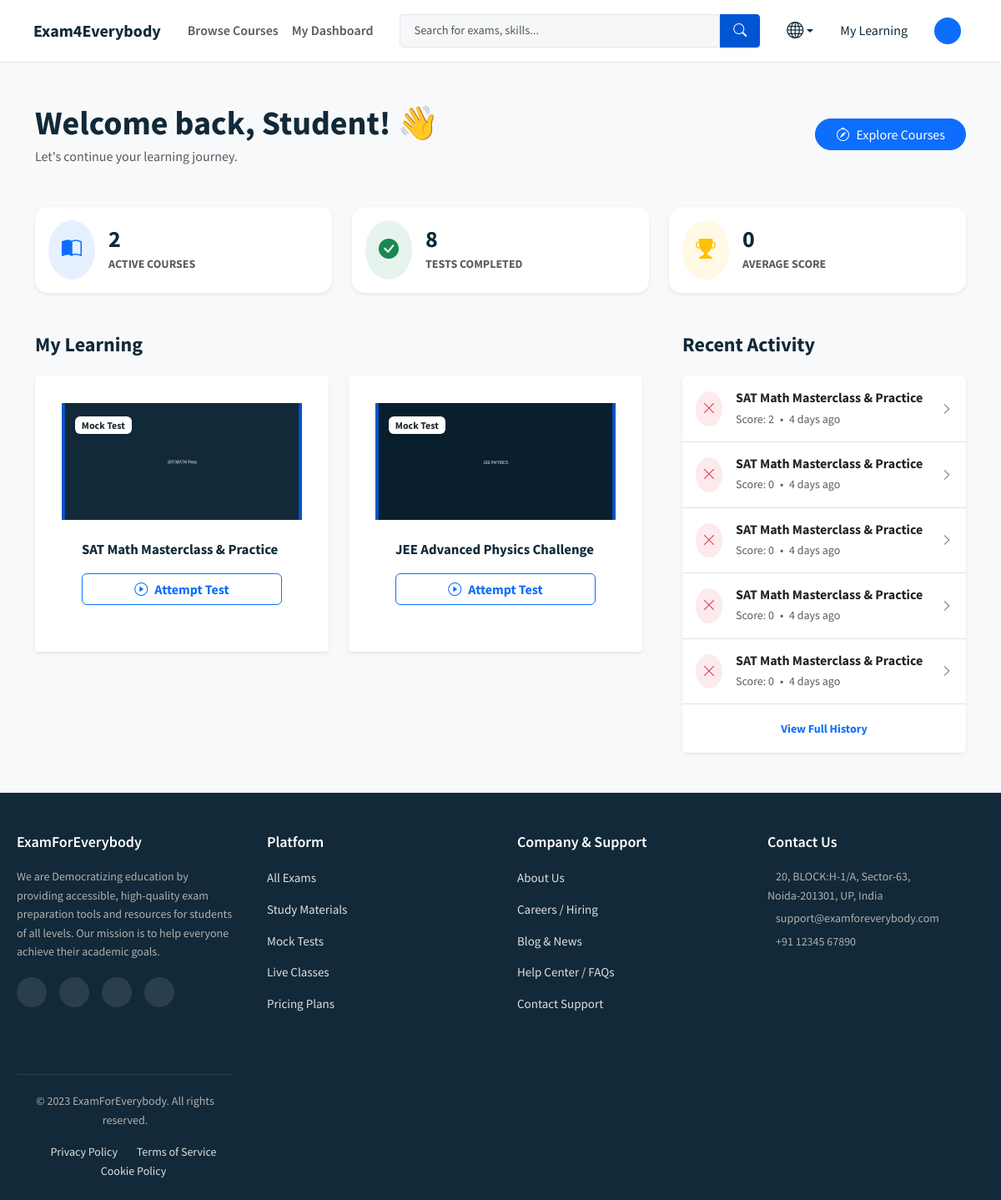
The app's page /dashboard/ (signed in) with its own data.
### users/models.py (models this page shows, shortened)
class CustomUser(AbstractUser):
    class Role(models.TextChoices):
        STUDENT = 'STUDENT', 'Student'
        INSTRUCTOR = 'INSTRUCTOR', 'Instructor'
        ADMIN = 'ADMIN', 'Admin'
    country = models.CharField(
        max_length=2,
        choices=COUNTRY_CHOICES,
        default='IN',
        verbose_name=("Country")
    )
    role = models.CharField(
        max_length=15,
        choices=Role.choices,
        default=Role.STUDENT,
        verbose_name="User Role"
    )
    bio = models.TextField(
        blank=True,
        null=True
    )
    REQUIRED_FIELDS = ['email', 'role']

### enrollments/models.py (models this page shows, shortened)
class UserEnrollment(TimeStampedModel):
    user = models.ForeignKey(settings.AUTH_USER_MODEL, on_delete=models.CASCADE, related_name='enrollments')
    item = models.ForeignKey(MarketplaceItem, on_delete=models.CASCADE, related_name='enrollments')
    source_order = models.ForeignKey(Order, on_delete=models.SET_NULL, null=True, blank=True)
    is_active = models.BooleanField(default=True)
    class Meta:
        unique_together = ('user', 'item')

### marketplace/models.py (models this page shows, shortened)
class MarketplaceItem(TimeStampedModel):
    class ItemType(models.TextChoices):
        MOCK_TEST = 'MOCK_TEST', _('Mock Test')
        WORKSHOP = 'WORKSHOP', _('Workshop')
        VIDEO_COURSE = 'VIDEO_COURSE', _('Video Course')
        NOTE = 'NOTE', _('Note')
    title = models.CharField(_("Title"), max_length=255)
    description = models.TextField(_("Description"), blank=True)
    slug = models.SlugField(unique=True, max_length=255, help_text=_("URL friendly name"))
    item_type = models.CharField(max_length=20, choices=ItemType.choices)
    price = models.DecimalField(max_digits=10, decimal_places=2, default=0.00)
    thumbnail_image = models.ImageField(upload_to='thumbnails/items/', blank=True, null=True)
    categories = models.ManyToManyField(Category, related_name='items', blank=True)
    is_active = models.BooleanField(default=False, help_text=_("Is this item listed for sale?"))

### mocktests/models.py (models this page shows, shortened)
class UserTestAttempt(TimeStampedModel):
    class Status(models.TextChoices):
        IN_PROGRESS = 'IN_PROGRESS', _('In Progress')
        SUBMITTED = 'SUBMITTED', _('Submitted')
    user = models.ForeignKey(settings.AUTH_USER_MODEL, on_delete=models.CASCADE, related_name='test_attempts')
    test = models.ForeignKey(MockTestAttributes, on_delete=models.CASCADE, related_name='attempts')
    status = models.CharField(max_length=20, choices=Status.choices, default=Status.IN_PROGRESS)
    score = models.DecimalField(max_digits=6, decimal_places=2, null=True, blank=True)
    is_passed = models.BooleanField(default=False)
    started_at = models.DateTimeField(auto_now_add=True)
    completed_at = models.DateTimeField(null=True, blank=True)

class MockTestAttributes(TimeStampedModel):
    item = models.OneToOneField(MarketplaceItem, on_delete=models.CASCADE, primary_key=True, related_name='mock_test_details')
    level = models.CharField(max_length=50, choices=[('BEGINNER', 'Beginner'), ('INTERMEDIATE', 'Intermediate'), ('ADVANCED', 'Advanced')], default='BEGINNER')
    duration_minutes = models.PositiveIntegerField(help_text=_("Total time allowed in minutes"))
    pass_percentage = models.PositiveIntegerField(default=50, help_text=_("Minimum % to pass"))
    has_negative_marking = models.BooleanField(default=False)
    negative_marking_percentage = models.DecimalField(max_digits=5, decimal_places=2, default=0.00, help_text=_("e.g. 0.25 for 25% deduction"))
    instructions = models.TextField(
        _("Instructions"),
        blank=True,
        help_text=_("Specific rules for this exam (e.g., Marking scheme, allowed items)."),
        default="""<ol>
        <li>Total duration of this examination is defined in the timer.</li>
        <li>The clock will be set at the server. The countdown timer in the top right corner of screen will display the remaining time available for you to complete the examination.</li>
        <li>The question palette displayed on the right side of screen will show the status of each question.</li>
        <li>You can mark a question for review to revisit it later.</li>
        <li><strong>Marking Scheme:</strong> Correct Answer: +1, Incorrect Answer: 0.</li>
        </ol>"""
            )
    ranking_weight = models.DecimalField(max_digits=4, decimal_places=2, default=1.0, help_text=_("Multiplier for the global ranking (e.g., 1.5 for final exams)"))

### core/views.py (the view)
# urls.py: path('dashboard/', views.dashboard_view, name='dashboard'), # Explicit Dashboard link
@login_required
def dashboard_view(request):
    user = request.user
    my_enrollments = UserEnrollment.objects.filter(user=user, is_active=True).select_related('item').order_by('-created')[:6]
    recent_attempts = UserTestAttempt.objects.filter(user=user).select_related('test__item').order_by('-modified')[:5]
    stats = {
        'enrolled_count': my_enrollments.count(),
        'tests_taken': UserTestAttempt.objects.filter(user=user, status='SUBMITTED').count(),
        'avg_score': UserTestAttempt.objects.filter(user=user, status='SUBMITTED').aggregate(Avg('score'))['score__avg'] or 0
    }
    context = {
        'enrollments': my_enrollments,
        'recent_attempts': recent_attempts,
        'stats': stats,
    }
    return render(request, 'core/dashboard.html', context)

### core/context_processors.py (called while the page is built)
def global_categories(request):
    return {
        'PAYMENTS_ACTIVE': settings.PAYMENTS_ACTIVE,
        'navbar_categories': Category.objects.filter(parent_category__isnull=True).prefetch_related('children')
    }

### templates/core/dashboard.html (shortened to what this page needs)
{% extends 'base.html' %}
{% load static %}
{% block content %}
<div class="bg-light py-5" style="min-height: 90vh;">
    <div class="container">
        <div class="d-flex justify-content-between align-items-center mb-5">
    <div>
        <h1 class="fw-bold mb-1">Welcome back, {{ user.first_name|default:"Student" }}! 👋</h1>
        <p class="text-muted mb-0">Let's continue your learning journey.</p>
    </div>
    <a href="{% url 'explore' %}" class="btn btn-primary rounded-pill px-4">
        <i class="bi bi-compass me-2"></i>Explore Courses
    </a>
</div>
        <div class="row g-4 mb-5">
            <div class="col-md-4">
                <div class="card border-0 shadow-sm h-100 p-3" style="border-radius: 15px;">
                    <div class="d-flex align-items-center">
                        <div class="bg-primary bg-opacity-10 text-primary rounded-circle p-3 me-3 fs-4">
                            <i class="bi bi-book-half"></i>
                        </div>
                        <div>
                            <h3 class="fw-bold mb-0">{{ stats.enrolled_count }}</h3>
                            <small class="text-muted text-uppercase fw-bold">Active Courses</small>
                        </div>
                    </div>
                </div>
            </div>
            <div class="col-md-4">
                <div class="card border-0 shadow-sm h-100 p-3" style="border-radius: 15px;">
                    <div class="d-flex align-items-center">
                        <div class="bg-success bg-opacity-10 text-success rounded-circle p-3 me-3 fs-4">
                            <i class="bi bi-check-circle-fill"></i>
                        </div>
                        <div>
                            <h3 class="fw-bold mb-0">{{ stats.tests_taken }}</h3>
                            <small class="text-muted text-uppercase fw-bold">Tests Completed</small>
                        </div>
                    </div>
                </div>
            </div>
            <div class="col-md-4">
                <div class="card border-0 shadow-sm h-100 p-3" style="border-radius: 15px;">
                    <div class="d-flex align-items-center">
                        <div class="bg-warning bg-opacity-10 text-warning rounded-circle p-3 me-3 fs-4">
                            <i class="bi bi-trophy-fill"></i>
                        </div>
                        <div>
                            <h3 class="fw-bold mb-0">{{ stats.avg_score|floatformat:0 }}</h3>
                            <small class="text-muted text-uppercase fw-bold">Average Score</small>
                        </div>
                    </div>
                </div>
            </div>
        </div>
        <div class="row g-5">
            <div class="col-lg-8">
                <div class="d-flex justify-content-between align-items-end mb-4">
                    <h4 class="fw-bold m-0">My Learning</h4>
                </div>
                <div class="row g-4">
                    {% for enrollment in enrollments %}
                    <div class="col-md-6">
                        <div class="card h-100 border-0 shadow-sm hero-card-floating overflow-hidden">
                            <div class="position-relative" style="height: 140px; overflow: hidden;">
                                {% if enrollment.item.thumbnail_image %}
                                    <img src="{{ enrollment.item.thumbnail_image.url }}" class="w-100 h-100 object-fit-cover">
                                {% else %}
                                    <div class="bg-secondary w-100 h-100 d-flex align-items-center justify-content-center text-white">
                                        <i class="bi bi-image fs-1"></i>
                                    </div>
                                {% endif %}
                                <span class="badge bg-white text-dark position-absolute top-0 start-0 m-3 shadow-sm">
                                    {{ enrollment.item.get_item_type_display }}
                                </span>
                            </div>
                            <div class="card-body d-flex flex-column p-4">
                                <h5 class="card-title fw-bold mb-3 text-truncate">{{ enrollment.item.title }}</h5>
                                <div class="mt-auto">
                                    {% if enrollment.item.item_type == 'MOCK_TEST' %}
                                        <a href="{% url 'start_test' enrollment.item.slug %}" class="btn btn-outline-primary w-100 fw-bold">
                                            <i class="bi bi-play-circle me-2"></i>Attempt Test
                                        </a>
                                    {% else %}
                                        <a href="#" class="btn btn-outline-dark w-100 fw-bold">
                                            <i class="bi bi-journal-text me-2"></i>Resume
                                        </a>
                                    {% endif %}
                                </div>
                            </div>
                        </div>
                    </div>
                    {% endfor %}
                </div>
            </div>
            <div class="col-lg-4">
                <h4 class="fw-bold mb-4">Recent Activity</h4>
                <div class="card border-0 shadow-sm p-0 overflow-hidden">
                    <div class="list-group list-group-flush">
                        {% for attempt in recent_attempts %}
                        <a href="{% url 'test_result' attempt.id %}" class="list-group-item list-group-item-action p-3 d-flex align-items-center">
                            <div class="me-3">
                                {% if attempt.status == 'IN_PROGRESS' %}
                                    <div class="bg-warning bg-opacity-10 text-warning rounded-circle p-2">
                                        <i class="bi bi-clock-history"></i>
                                    </div>
                                {% elif attempt.is_passed %}
                                    <div class="bg-success bg-opacity-10 text-success rounded-circle p-2">
                                        <i class="bi bi-trophy-fill"></i>
                                    </div>
                                {% else %}
                                    <div class="bg-danger bg-opacity-10 text-danger rounded-circle p-2">
                                        <i class="bi bi-x-lg"></i>
                                    </div>
                                {% endif %}
                            </div>
                            <div class="flex-grow-1" style="min-width: 0;">
                                <h6 class="mb-1 text-truncate fw-bold">{{ attempt.test.item.title }}</h6>
                                <small class="text-muted d-block">
                                    {% if attempt.status == 'IN_PROGRESS' %}
                                        In Progress...
                                    {% else %}
                                        Score: {{ attempt.score|floatformat:0 }}
                                        <span class="mx-1">•</span>
                                        {{ attempt.modified|timesince }} ago
                                    {% endif %}
                                </small>
                            </div>
                            <div><i class="bi bi-chevron-right text-muted small"></i></div>
                        </a>
                        {% empty %}
                        <div class="p-4 text-center text-muted">
                            <small>No recent activity.</small>
                        </div>
                        {% endfor %}
                    </div>
                    <div class="card-footer bg-white text-center p-3 border-top">
                        <a href="#" class="text-decoration-none small fw-bold">View Full History</a>
                    </div>
                </div>
            </div>
        </div>
    </div>
</div>
{% endblock %}

### static/css/style.css (style rules this page uses)
:root { --brand-dark: #112938; --brand-primary: #0056D2; --brand-bg-light: #F5F7F8; --brand-border: #e5e7eb; --text-main: #1F1F1F; --text-secondary: #636363; --font-stack: 'Source Sans Pro', sans-serif; --shadow-soft: 0 4px 12px rgba(17, 41, 56, 0.08); --shadow-hover: 0 8px 24px rgba(17, 41, 56, 0.12); }
body { font-family: var(--font-stack); color: var(--text-main); background-color: #fff; line-height: 1.6; -webkit-font-smoothing: antialiased; }
h1, h2, h3, h4, .navbar-brand { font-family: var(--font-stack); font-weight: 700; color: var(--brand-dark); }
.hero-card-floating { background-color: #fff; padding: 32px; max-width: 440px; box-shadow: var(--shadow-soft); border-top: 4px solid var(--brand-primary); border-radius: 4px; }
.card-body { padding: 1.2rem; }
.card-title { font-size: 1.05rem; font-weight: 700; color: var(--brand-dark); margin-bottom: 0.5rem; line-height: 1.4; display: -webkit-box; -webkit-line-clamp: 2; -webkit-box-orient: vertical; overflow: hidden; }

### records on screen
CustomUser: first_name "Student"
UserEnrollment: item.thumbnail_image (picture), item.item_type "Mock Test", item "SAT Math Masterclass & Practice", shows "Attempt Test"
UserEnrollment: item.thumbnail_image (picture), item.item_type "Mock Test", item "JEE Advanced Physics Challenge", shows "Attempt Test"
UserTestAttempt: is_passed False (drawn), test.item "SAT Math Masterclass & Practice", score "2", modified "4 days"
UserTestAttempt: is_passed False (drawn), test.item "SAT Math Masterclass & Practice", score "0", modified "4 days"
UserTestAttempt: is_passed False (drawn), test.item "SAT Math Masterclass & Practice", score "0", modified "4 days"
UserTestAttempt: is_passed False (drawn), test.item "SAT Math Masterclass & Practice", score "0", modified "4 days"
UserTestAttempt: is_passed False (drawn), test.item "SAT Math Masterclass & Practice", score "0", modified "4 days"

### other values on screen
{{ stats.enrolled_count }} "2"
{{ stats.tests_taken }} "8"
{{ stats.avg_score|floatformat:0 }} "0"
